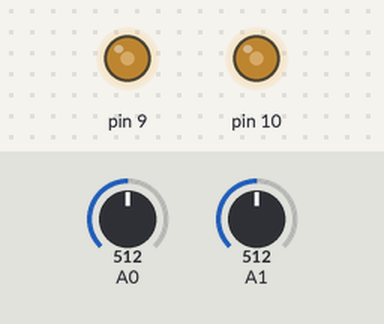
Recording of a sketch running on a simulated Arduino Uno, built with avr-gcc and run on an emulated ATmega328P. On the bench: output pins drawn as LEDs (lit = HIGH). Inputs (shaded band) come from the test bench; at power-on: A0 = 512, A1 = 512.

Above: at 1.2 s.
1.3 s: A0 set to 716
At 2.3 s:
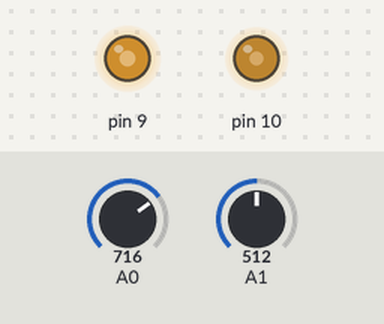
2.9 s: A1 set to 716
At 3.5 s:
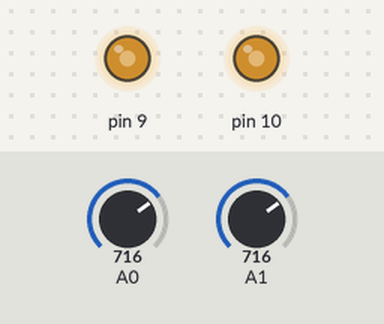
4.5 s: A0 set to 190
At 5.7 s:
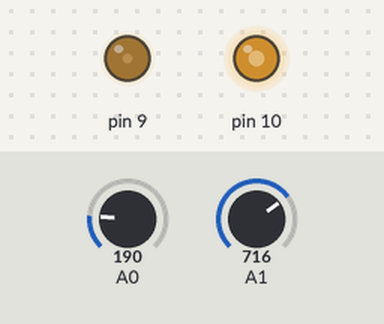
6.3 s: A1 set to 511
At 7.4 s:
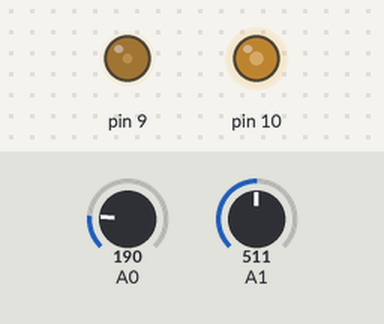
7.9 s: A1 set to 1023
At 9.4 s:
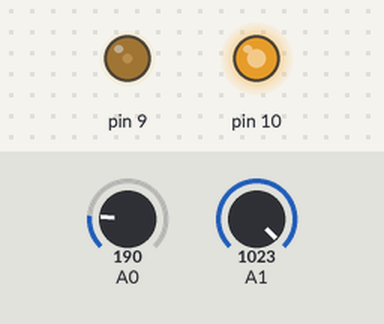
9.7 s: A0 set to 306
At 10.4 s:
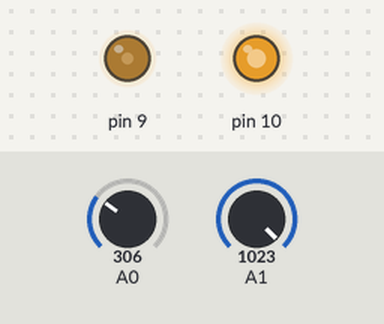
Timing chart, 0 to 12.2 s (numbered marks = the images above; inputs shaded):
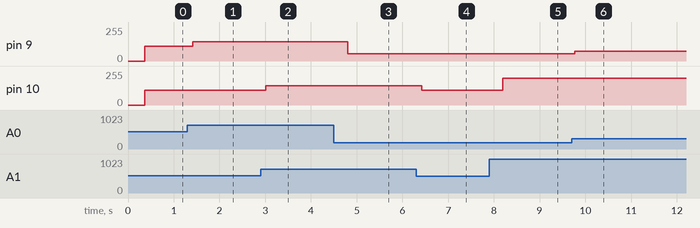

Measured:
- after the input at 1.3 s, pin 9: 110/255 → 145/255 after 0.11 s
- after the input at 2.9 s, pin 10: 110/255 → 145/255 after 0.11 s
- after the input at 4.5 s, pin 9: 145/255 → 53/255 after 0.30 s
- after the input at 6.3 s, pin 10: 145/255 → 109/255 after 0.12 s
- after the input at 7.9 s, pin 10: 109/255 → 199/255 after 0.30 s
- after the input at 9.7 s, pin 9: 53/255 → 73/255 after 0.06 s

The sketch:

IN9_ADC.ino
```cpp
/*
  This example reads the value from ADC0 and ADC1 and displays their value on the tubes.

  The adc voltage can be controlled using a pot or any other analog signal.

  This example is in the public domian.
*/

// This sketches needs the following libraries:
#include <PWM.h>

#define TUBE1 9                // Define pins
#define TUBE2 10
#define PWM_MIN 20   // minimum duty cycle in the linear range of the IN-9 tube
#define PWM_MAX 200 // maximum duty cycle in the linear range.
#define SLEW_RATE 3 // To prevent rapid changes that can cause the plasma to not "clamp" to the bottom a slew rate limit is introduced to limit the maximum rate of any tube change.

// declare variables
int tube1_pwm = 0;
int tube2_pwm = 255;
int old_tube1_pwm = 0;
int old_tube2_pwm = 0;

// set the PWM frequency, 10kHz works well with the default RC values with the kit.
int32_t frequency = 10000; //frequency (in Hz)

void setup()
{
  Serial.begin(9600);
  //initialize all timers except for 0, to save time keeping functions
  InitTimersSafe();

  // initialise the PWM pins
  if (!SetPinFrequencySafe(TUBE1, frequency))
  {
    Serial.println("Tube1 fail");
    while (1);
  }
  if (!SetPinFrequencySafe(TUBE2, frequency))
  {
    Serial.println("Tube2 fail");
    while (1);
  }

  pinMode(A0, INPUT);
  pinMode(A1, INPUT);
}

void loop()
{
  int adc0_val, adc1_val;

  adc0_val = analogRead(A0);
  adc1_val = analogRead(A1);

  /*
  Serial.print(adc0_val);
  Serial.print(" ");
  Serial.println(adc1_val);
  */

  // map the hour and minute onto PWM values
  tube1_pwm = map(adc0_val, 0, 1024, PWM_MIN, PWM_MAX);
  tube2_pwm = map(adc1_val, 0, 1024, PWM_MIN, PWM_MAX);

  // This function is called every loop but only does something when there has been a change.
  write_tubes(tube1_pwm, tube2_pwm);
}


/*
  This function updates the time PWM values. It also includes a slew rate limit. It will only update the PWM duty cycle
  by a maximum of the SLEW_RATE. If the required change exceeds this then it will increment the duty cycle each loop round
  until the duty cycle matches the required.
*/
void write_tubes(int tube1, int tube2)
{
  bool change = false;

  if (tube1 > old_tube1_pwm)
  {
    old_tube1_pwm++;
    change |= true;
  }
  else if (tube1 < old_tube1_pwm)
  {
    old_tube1_pwm--;
    change |= true;
  }

  if (tube2 > old_tube2_pwm)
  {
    old_tube2_pwm++;
    change |= true;
  }
  else if (tube2 < old_tube2_pwm)
  {
    old_tube2_pwm--;
    change |= true;
  }

  if (change == true)
  {
    pwmWrite(TUBE1, old_tube1_pwm);
    pwmWrite(TUBE2, old_tube2_pwm);
    // To limit the rate of change the slew rate is controlled by adding a minimum wait time between repeated write calls
    delay(SLEW_RATE);
  }
}
```
